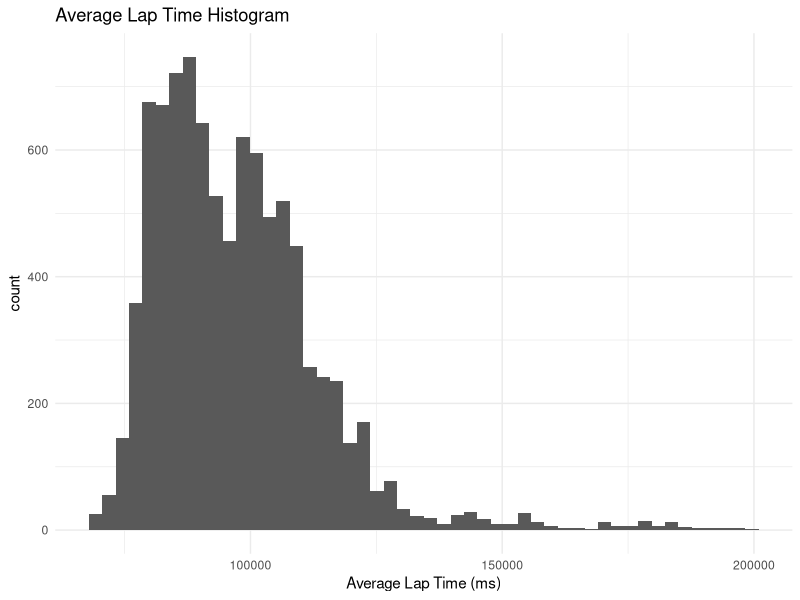
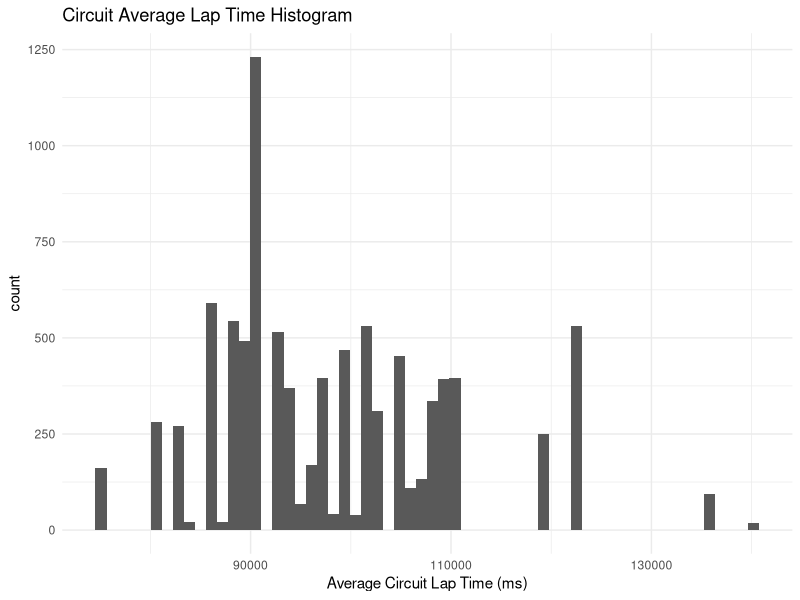

These charts were generated, in order, by the following R code: (Note: this script raises an error after producing the figures.)
## ---- chunk 1
knitr::opts_chunk$set(echo = TRUE)
library(tidyverse)
library(modelr)
## ---- chunk 2
df_avglaptime <- read_csv("processed_data/avglaptime.csv")
## ---- chunk 3
df_avglaptime %>% 
  glimpse()

df_avglaptime %>% 
  summary()
## ---- chunk 4
df_avglaptime %>% 
  filter(avg_lap <= 200000) %>% 
  ggplot(aes(avg_lap)) + 
  geom_histogram(bins = 50) +
  labs(
    title = "Average Lap Time Histogram", 
    x = "Average Lap Time (ms)"
  ) + 
  theme_minimal()

df_avglaptime %>% 
  ggplot(aes(circuit_avg_lap)) + 
  geom_histogram(bins = 60) + 
  labs(
    title = "Circuit Average Lap Time Histogram", 
    x = "Average Circuit Lap Time (ms)"
  ) + 
  theme_minimal()
## ---- chunk 5
df_avglaptime %>% 
  mutate(
    year = as.factor(year), 
    circuit_name = fct_reorder(circuit_name, circuit_avg_lap)) %>% 
  ggplot(aes(circuit_name, circuit_avg_lap)) + 
  geom_jitter(aes(color = year), alpha = 1/14) +
  coord_flip() + 
  labs(title = "Circuit Average Lap for GPs containing Drivers Who Have Driven For Multiple Teams") +
  theme_minimal() +
  theme(plot.title = element_text(size = 9))
## ---- chunk 6
df_stdavglap <- read_csv("processed_data/std_avg_laptime.csv")

# Creating row ID column for anti_join
df_stdavglap <- tibble::rowid_to_column(df_stdavglap, "ID")
## ---- chunk 7
df_stdavglap %>% 
  ggplot(aes(std_avg_lap)) +
  geom_histogram(bins = 50)
## ---- chunk 8

fit_driver <-
  df_stdavglap %>%
  lm(
    data = .,
    formula = std_avg_lap ~ as.factor(driverId)
  )

rsquare(fit_driver, df_stdavglap)
mse(fit_driver, df_stdavglap)

fit_constructor <- 
  df_stdavglap %>% 
  lm(
    data = .,
    formula = std_avg_lap ~ as.factor(constructorId)
  )

rsquare(fit_constructor, df_stdavglap)
mse(fit_constructor, df_stdavglap)

fit_driver_constructor <- 
  df_stdavglap %>% 
  lm(
    data = .,
    formula = std_avg_lap ~ as.factor(driverId) + as.factor(constructorId)
  )

rsquare(fit_driver_constructor, df_stdavglap)
mse(fit_driver_constructor, df_stdavglap)

## ---- chunk 9
#Setting seed for temporary repeatability
set.seed("12345")

#Getting number of observations to feed into n for df_train
number_obs <- df_stdavglap %>% 
  group_by(driverId, circuitId) %>% 
  summarize(n = n()) %>% 
  pull(n)

#Sampling by 
df_train <-
  df_stdavglap %>%
  group_by(driverId, circuitId) %>% 
  slice_sample(n = 2) %>% 
  ungroup()

df_validate <-
  anti_join(
    df_stdavglap,
    df_train,
    by = "ID"
  )

df_train %>% arrange(ID)
df_validate %>% arrange(ID)
